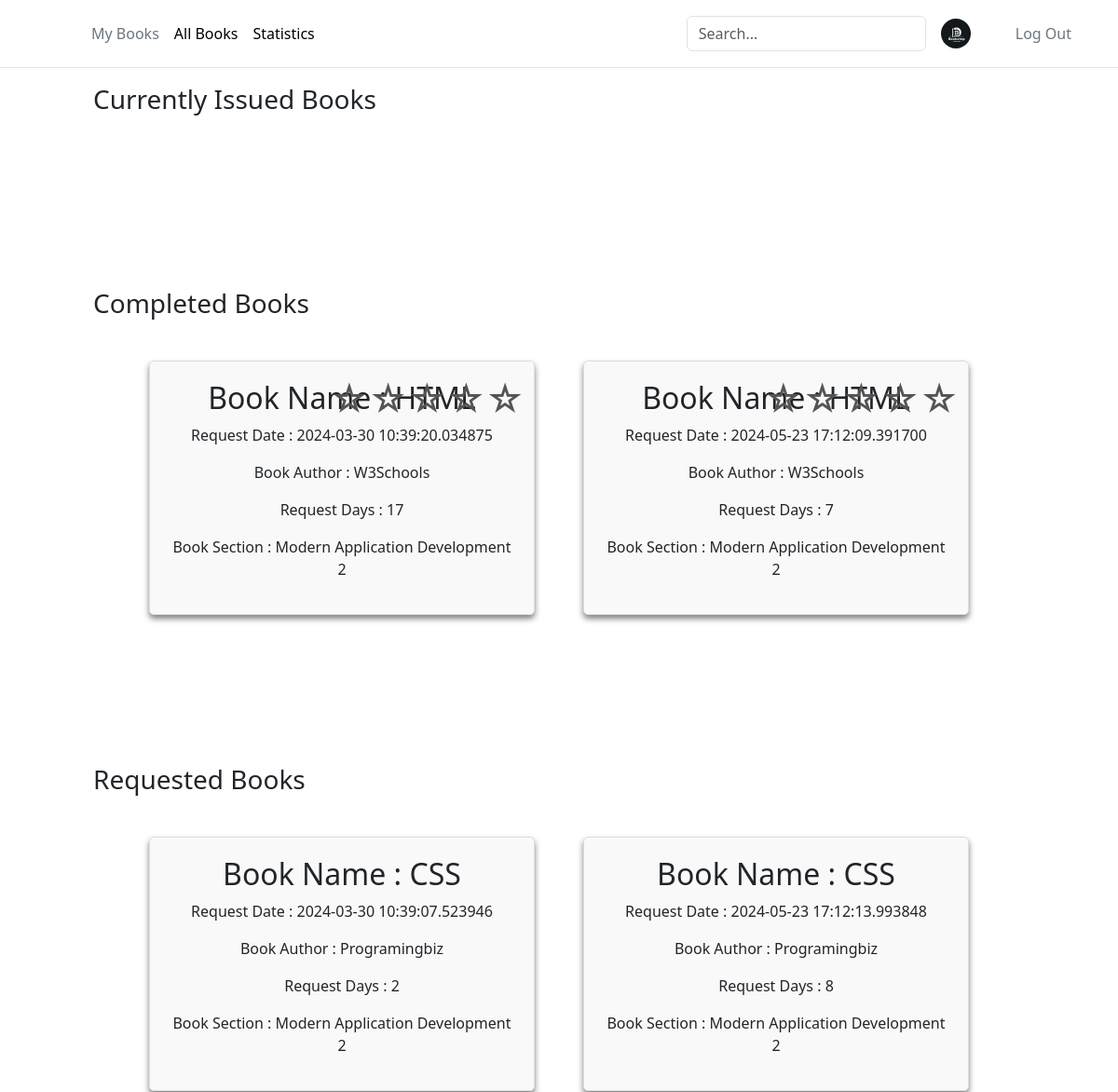
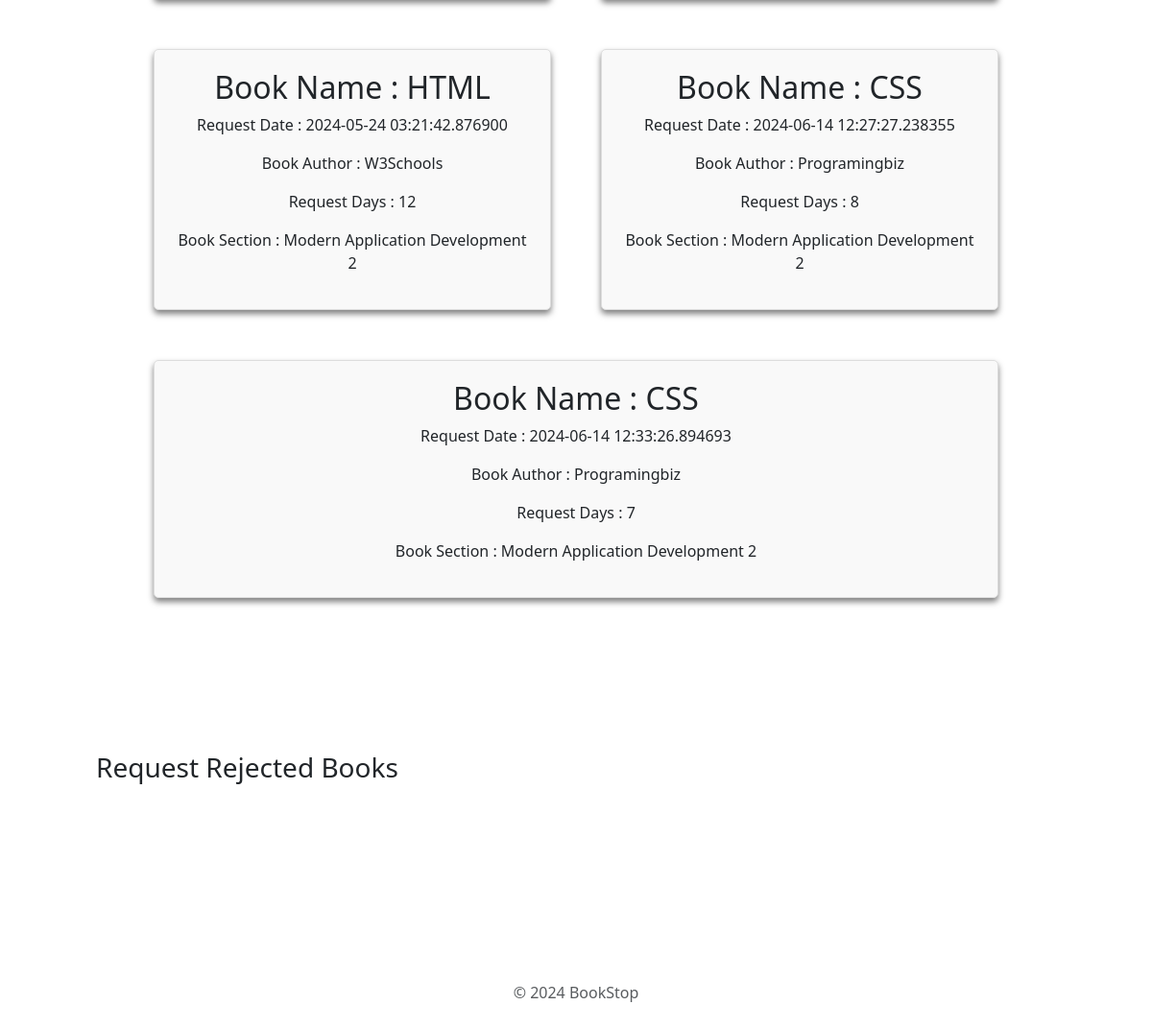
Page /myBooks (signed in) on the earlier database version (2 pictures, top to bottom).
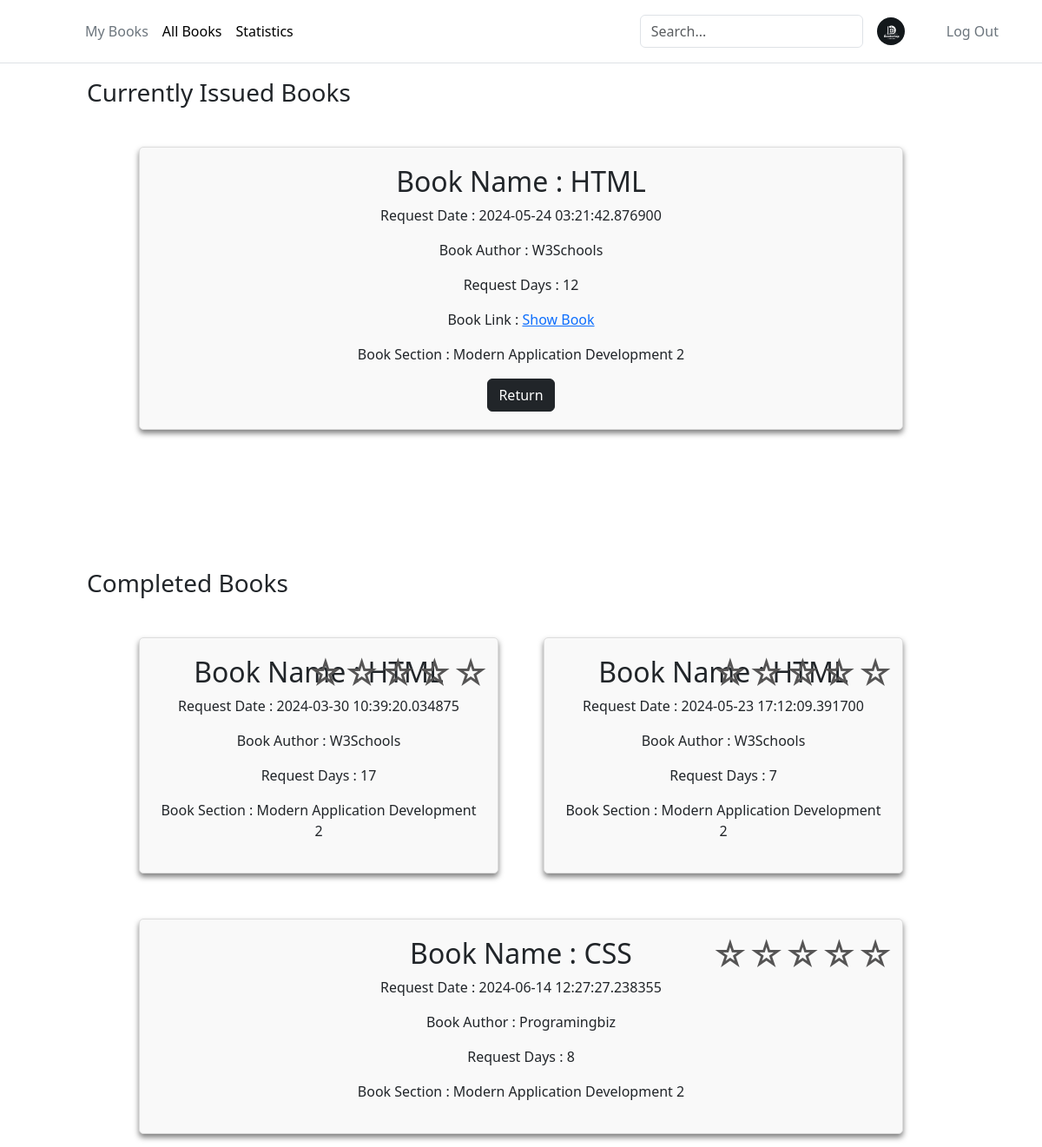
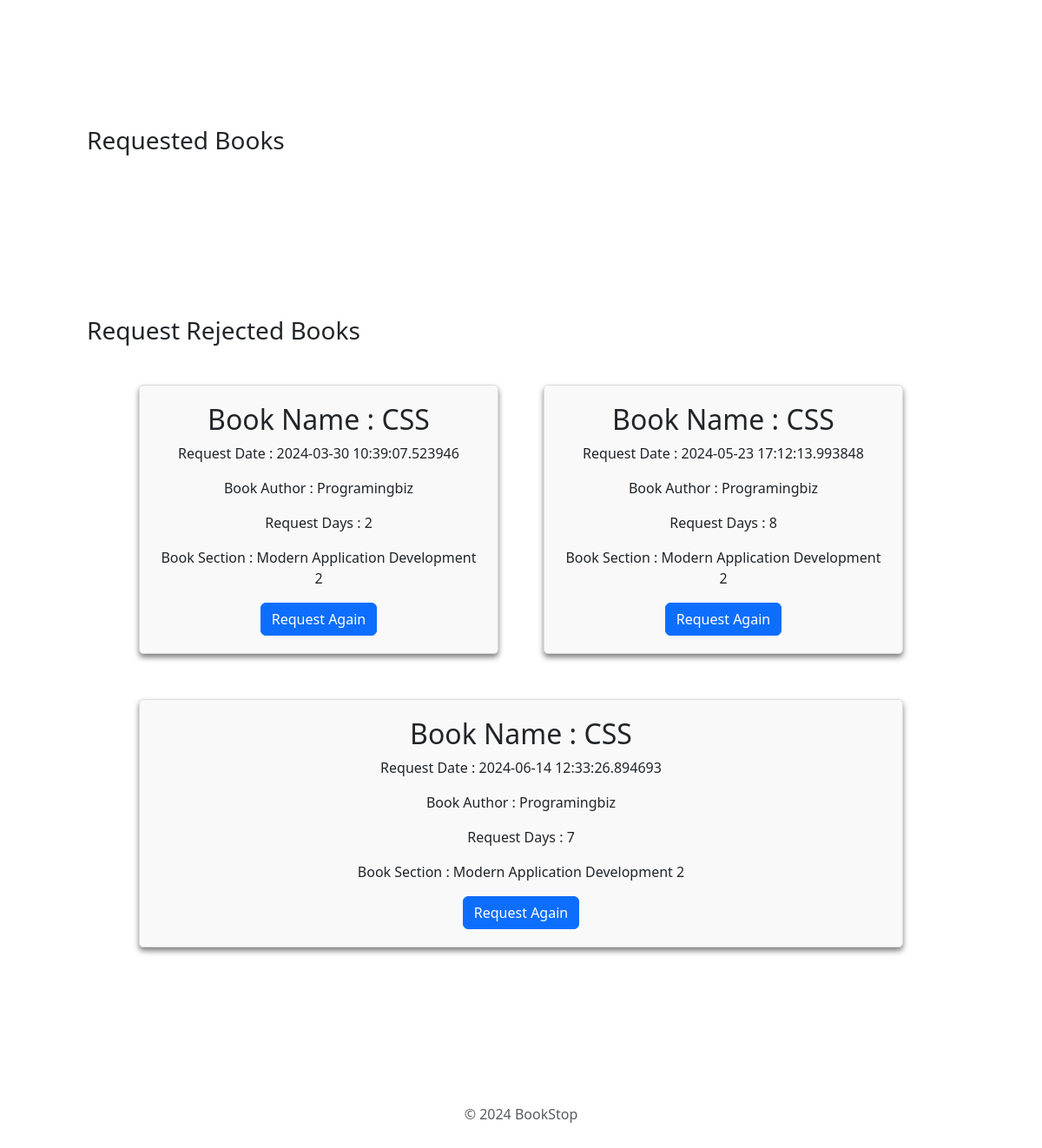
Same page on the later database version (2 pictures, top to bottom).
### app.py (models this page shows)
class BookIssue(db.Model):
    __tablename__ = 'BookIssue'
    IssueId = db.Column(db.Integer, autoincrement=True, primary_key=True)
    UserId = db.Column(db.Integer, db.ForeignKey(User.UserId), nullable=False)
    BookId = db.Column(db.Integer, db.ForeignKey(Books.BookId), nullable=False)
    SectionId = db.Column(db.Integer, db.ForeignKey(Section.SectionId), nullable=False)
    RequestDate = db.Column(db.DateTime, nullable=False, default=datetime.datetime.utcnow)
    Days = db.Column(db.Integer, nullable=False)
    IssueDate = db.Column(db.String)
    IssueStatus = db.Column(db.String, nullable=False)
    LastIssueStatusDate = db.Column(db.String)

### app.py (the view, shortened to what this page needs)
@app.route("/myBooks", methods=["GET","POST"])
def myBooks():
    if 'user_id' not in session:
        return redirect(url_for('userLogin'))
    BookIssueMergeTable = BookIssueMerge.query.filter(
        BookIssueMerge.UserId == session['user_id'],
        BookIssueMerge.Section_Title.isnot(None),
        BookIssueMerge.Author.isnot(None),
        BookIssueMerge.Book_Title.isnot(None),
        BookIssueMerge.IssueStatus == "requested",
        BookIssueMerge.UserName.isnot(None)).all()
    ApprovedBookIssueMergeTable = BookIssueMerge.query.filter(
        BookIssueMerge.UserId == session['user_id'],
        BookIssueMerge.Section_Title.isnot(None),
        BookIssueMerge.Author.isnot(None),
        BookIssueMerge.Book_Title.isnot(None),
        BookIssueMerge.IssueStatus == "Approved",
        BookIssueMerge.UserName.isnot(None)).all()
    RejectedBookIssueMergeTable = BookIssueMerge.query.filter(
        BookIssueMerge.UserId == session['user_id'],
        BookIssueMerge.Section_Title.isnot(None),
        BookIssueMerge.Author.isnot(None),
        BookIssueMerge.Book_Title.isnot(None),
        BookIssueMerge.IssueStatus == "Rejected",
        BookIssueMerge.UserName.isnot(None)).all()
    ExpiredBookIssueMergeTable = BookIssueMerge.query.filter(
        BookIssueMerge.UserId == session['user_id'],
        BookIssueMerge.Section_Title.isnot(None),
        BookIssueMerge.Author.isnot(None),
        BookIssueMerge.Book_Title.isnot(None),
        BookIssueMerge.IssueStatus == "Expired",
        BookIssueMerge.UserName.isnot(None)).all()
    return render_template("myBooks.html", approvedBooks = ApprovedBookIssueMergeTable, rejectedBooks = RejectedBookIssueMergeTable, issueBooks = BookIssueMergeTable,
    expiredBooks = ExpiredBookIssueMergeTable)

### app/templates/myBooks.html (shortened to what this page needs)
<!DOCTYPE html>
<html lang="en">
  <head>
    <link rel="stylesheet" href="/static/add-section.css" />
    {% include 'bootstrap.html' %}
  </head>
  <body>
    <div>
      {% include 'header.html' %}
      <div>
        <h3 class="firstHeading">Currently Issued Books</h3>
        <div class="main-container">
          {% for book in approvedBooks %}
          <div class="section-container" id="1">
            <h2>Book Name : {{book.Book_Title}}</h2>
            <p>Request Date : {{book.RequestDate}}</p>
            <p>Book Author : {{book.Author}}</p>
            <p>Request Days : {{book.Days}}</p>
            <p>
              Book Link :
              <a href="{{ url_for('download_book', filename=book.Book_Link) }}"
                >Show Book</a
              >
            </p>
            <div>
              <p>Book Section : {{book.Section_Title}}</p>
            </div>
            <form action="/myBooks" method="post" style="display: inline">
              <button type="submit" class="btn btn-dark">Return</button>
            </form>
          </div>
          {% endfor %}
        </div>
        <h3>Completed Books</h3>
        <div class="main-container">
          {% for book in expiredBooks %}
          <div class="section-container" id="book_{{book.BookId}}">
            <div class="rating-container">
              <form
                id="ratingForm_{{book.BookId}}"
                action="/submit_rating"
                method="POST"
              >
                <div class="rating">
                  <label for="star5_{{book.BookId}}" title="5 stars">☆</label>
                  <label for="star4_{{book.BookId}}" title="4 stars">☆</label>
                  <label for="star3_{{book.BookId}}" title="3 stars">☆</label>
                  <label for="star2_{{book.BookId}}" title="2 stars">☆</label>
                  <label for="star1_{{book.BookId}}" title="1 star">☆</label>
                </div>
              </form>
            </div>
            <h2>Book Name : {{book.Book_Title}}</h2>
            <p>Request Date : {{book.RequestDate}}</p>
            <p>Book Author : {{book.Author}}</p>
            <p>Request Days : {{book.Days}}</p>
            <div>
              <p>Book Section : {{book.Section_Title}}</p>
            </div>
          </div>
          {% endfor %}
        </div>
        <h3>Requested Books</h3>
        <div class="main-container">
          {% for book in issueBooks %}
          <div class="section-container" id="1">
            <h2>Book Name : {{book.Book_Title}}</h2>
            <p>Request Date : {{book.RequestDate}}</p>
            <p>Book Author : {{book.Author}}</p>
            <p>Request Days : {{book.Days}}</p>
            <div>
              <p>Book Section : {{book.Section_Title}}</p>
            </div>
          </div>
          {% endfor %}
        </div>
        <h3>Request Rejected Books</h3>
        <div class="main-container">
          {% for book in rejectedBooks %}
          <div class="section-container" id="1">
            <h2>Book Name : {{book.Book_Title}}</h2>
            <p>Request Date : {{book.RequestDate}}</p>
            <p>Book Author : {{book.Author}}</p>
            <p>Request Days : {{book.Days}}</p>
            <div>
              <p>Book Section : {{book.Section_Title}}</p>
            </div>
            <form action="/myBooks" method="post" style="display: inline">
              <button type="submit" class="btn btn-primary">
                Request Again
              </button>
            </form>
          </div>
          {% endfor %}
        </div>
        {% include 'footer.html' %}
      </div>
    </div>
  </body>
</html>

### app/templates/bootstrap.html (shortened to what this page needs)
<link
  href="https://cdn.jsdelivr.net/npm/bootstrap@5.3.2/dist/css/bootstrap.min.css"
  rel="stylesheet"
/>

### app/templates/header.html (shortened to what this page needs)
<header class="p-3 mb-1 border-bottom">
  <div class="container">
    <div
      class="d-flex flex-wrap align-items-center justify-content-center justify-content-lg-start"
    >
      <a
        href="/"
        class="d-flex align-items-center mb-2 mb-lg-0 link-body-emphasis text-decoration-none"
      >
        <svg
          class="bi me-2"
          width="40"
          height="32"
          role="img"
          aria-label="Bootstrap"
        >
          <use xlink:href="#bootstrap" />
        </svg>
      </a>
      <ul
        class="nav col-12 col-lg-auto me-lg-auto mb-2 justify-content-center mb-md-0"
      >
        <li>
          <a href="/myBooks" class="nav-link px-2 link-secondary">My Books</a>
        </li>
        <li>
          <a href="/allBooks" class="nav-link px-2 link-body-emphasis"
            >All Books</a
          >
        </li>
        <li>
          <a href="/userStats" class="nav-link px-2 link-body-emphasis"
            >Statistics</a
          >
        </li>
      </ul>
      <form class="col-12 col-lg-auto mb-3 mb-lg-0 me-lg-3" role="search">
        <input
          type="search"
          class="form-control"
          placeholder="Search..."
          aria-label="Search"
          id="searchInput"
        />
      </form>
      <img
        src="/static/logo.jpg"
        alt="mdo"
        width="32"
        height="32"
        class="rounded-circle"
      />
      <ul class="nav" style="margin-left: 40px">
        <li>
          <a href="/logout" class="nav-link px-2 link-secondary">Log Out</a>
        </li>
      </ul>
    </div>
  </div>
</header>

### app/templates/footer.html (shortened to what this page needs)
<div class="container">
  <footer class="py-3 my-4">
    <p class="text-center text-body-secondary">&copy; 2024 BookStop</p>
  </footer>
</div>

### app/static/add-section.css (style rules this page uses)
body { background-color: #2d2a2e; margin: 0; }
.main-container { display: flex; flex-wrap: wrap; padding: 130px; align-items: flex-start; gap: 2em; margin: 20px; }
.section-container { background-color: rgba(255, 255, 255, 0.1); backdrop-filter: blur(10px); border-radius: 10px; padding: 20px 20px; box-shadow: 0 4px 6px rgba(0, 0, 0, 0.5); text-align: center; width: 20%; flex-grow: 1; }
.firstHeading { padding-top: 90px; padding-left: 100px; margin-bottom: -115px !important; }
h3 { padding-left: 100px; margin-bottom: -115px !important; }
header { position: fixed; top: 0; left: 0; width: 100%; background-color: rgba(255, 255, 255, 0.9); z-index: 2; }
input, textarea { width: 100%; padding: 8px; border-radius: 4px; border: solid 1px #0d6efd; color: #000; }
input, textarea { margin-bottom: 20px; }

### app/templates/myBooks.html (style rules this page uses)
.main-container { display: flex; flex-wrap: wrap; }
.section-container { position: relative; width: 300px; padding: 20px; margin: 10px; border: 1px solid #ddd; border-radius: 5px; background-color: #f9f9f9; }
.rating-container { position: absolute; top: 10px; right: 10px; }
.rating { display: flex; justify-content: flex-end; direction: rtl; unicode-bidi: bidi-override; }
.rating label { font-size: 2.5rem; color: #555454; cursor: pointer; }

Differences in the rows shown:
changed BookIssue (number 1 of 7 on the later page): moves from the list under "Requested Books" to the list under "Currently Issued Books"
changed BookIssue (number 4 of 7 on the later page): moves from the list under "Requested Books" to the list under "Completed Books"
changed BookIssue (number 5 of 7 on the later page): moves from the list under "Requested Books" to the list under "Request Rejected Books"
changed BookIssue (number 6 of 7 on the later page): moves from the list under "Requested Books" to the list under "Request Rejected Books"
changed BookIssue (number 7 of 7 on the later page): moves from the list under "Requested Books" to the list under "Request Rejected Books"
